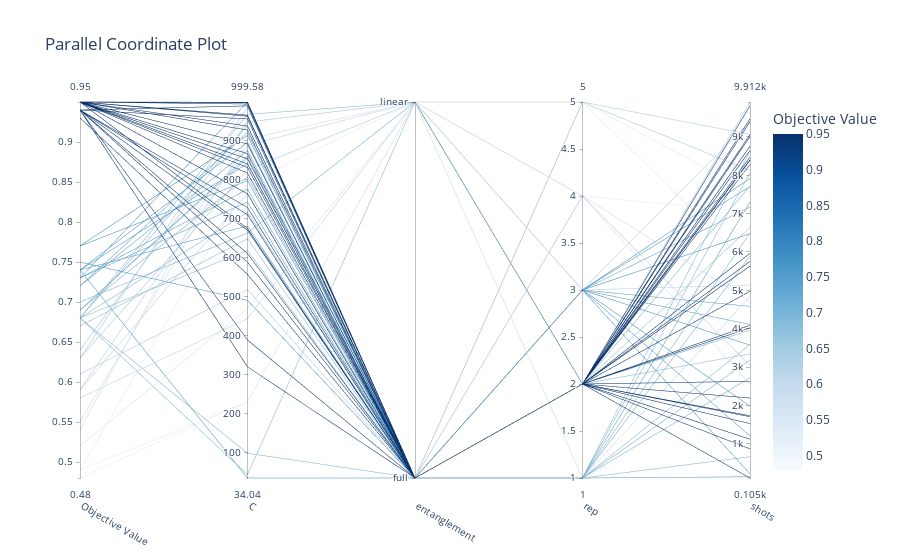

Write notebook code for a chart like this one.
### Markdown cell above
A parallel coordinate plot, a visualization tool for analyzing high-dimensional hyperparameter optimization outcomes, is produced by the plot_parallel_coordinate() function. The plot shows how various hyperparameters relate to the performance metric, or objective value, over the course of several trials. Every line in the figure denotes a trial, and the values of the related hyperparameters are shown by the line's position on the hyperparameter axes.

### Code cell
optuna.visualization.plot_parallel_coordinate(study, params=['rep', 'entanglement', "shots", "C"])

### Figure 1 — Plotly figure (JSON) as saved in the notebook; plotly's stock layout.template omitted (floating-point values rounded to 4 significant figures)
{"data": [{"dimensions": [{"label": "Objective Value", "range": [0.48, 0.95], "values": [0.63, 0.68, 0.49, 0.73, 0.52, 0.75, 0.49, 0.58, 0.48, 0.55, 0.68, 0.74, 0.94, 0.93, 0.94, 0.94, 0.95, 0.74, 0.95, 0.54, 0.69, 0.94, 0.94, 0.94, 0.69, 0.74, 0.94, 0.73, 0.95, 0.68, 0.95, 0.95, 0.95, 0.95, 0.74, 0.68, 0.63, 0.77, 0.59, 0.7, 0.59, 0.94, 0.95, 0.68, 0.72, 0.95, 0.61, 0.64, 0.77, 0.72, 0.94, 0.95, 0.95, 0.95, 0.95, 0.95, 0.69, 0.95, 0.68, 0.67, 0.73]}, {"label": "C", "range": [34.04, 999.6], "values": [986.0, 42.99, 229.0, 742.8, 468.7, 490.4, 791.9, 443.4, 230.8, 904.6, 618.5, 681.5, 610.4, 556.8, 588.3, 319.5, 840.6, 841.8, 937.8, 953.9, 860.5, 728.5, 989.7, 670.2, 807.3, 896.0, 388.3, 775.6, 674.8, 938.7, 998.9, 965.7, 867.0, 994.4, 34.04, 716.3, 825.3, 913.6, 764.7, 663.2, 888.9, 956.2, 997.9, 97.63, 921.3, 831.4, 517.9, 948.0, 797.7, 874.9, 710.1, 853.8, 963.3, 891.8, 763.7, 927.6, 855.5, 816.9, 967.7, 648.5, 999.6]}, {"label": "entanglement", "range": [0, 1], "ticktext": ["full", "linear"], "tickvals": [0, 1], "values": [0, 1, 1, 0, 1, 0, 1, 1, 1, 1, 0, 0, 0, 0, 0, 0, 0, 0, 0, 0, 0, 0, 0, 0, 0, 0, 0, 0, 0, 0, 0, 0, 0, 0, 0, 0, 1, 0, 0, 1, 1, 0, 0, 0, 0, 0, 0, 1, 0, 0, 0, 0, 0, 0, 0, 0, 0, 0, 1, 0, 0]}, {"label": "rep", "range": [1, 5], "values": [5, 2, 5, 3, 4, 3, 5, 3, 4, 1, 1, 3, 2, 2, 2, 2, 2, 1, 2, 4, 1, 2, 2, 2, 1, 3, 2, 3, 2, 1, 2, 2, 2, 2, 3, 1, 2, 3, 4, 2, 3, 2, 2, 1, 3, 2, 5, 2, 3, 1, 2, 2, 2, 2, 2, 2, 1, 2, 2, 1, 3]}, {"label": "shots", "range": [105, 9912], "values": [8120, 3342, 5634, 1200, 2551, 3569, 7576, 9403, 7048, 4835, 659, 213, 105, 2626, 2191, 1525, 1728, 136, 4021, 4710, 5897, 4087, 1703, 865, 3184, 1979, 1117, 4111, 5753, 6499, 8476, 9063, 8407, 5632, 7706, 8630, 9912, 6478, 3037, 3959, 5138, 9009, 9815, 8067, 7174, 9473, 9067, 6640, 7917, 7301, 5965, 8759, 8650, 8390, 9401, 4976, 2719, 8284, 7722, 3587, 4582]}], "labelangle": 30, "labelside": "bottom", "line": {"color": [0.63, 0.68, 0.49, 0.73, 0.52, 0.75, 0.49, 0.58, 0.48, 0.55, 0.68, 0.74, 0.94, 0.93, 0.94, 0.94, 0.95, 0.74, 0.95, 0.54, 0.69, 0.94, 0.94, 0.94, 0.69, 0.74, 0.94, 0.73, 0.95, 0.68, 0.95, 0.95, 0.95, 0.95, 0.74, 0.68, 0.63, 0.77, 0.59, 0.7, 0.59, 0.94, 0.95, 0.68, 0.72, 0.95, 0.61, 0.64, 0.77, 0.72, 0.94, 0.95, 0.95, 0.95, 0.95, 0.95, 0.69, 0.95, 0.68, 0.67, 0.73], "colorbar": {"title": {"text": "Objective Value"}}, "colorscale": [[0, "rgb(247,251,255)"], [0.125, "rgb(222,235,247)"], [0.25, "rgb(198,219,239)"], [0.375, "rgb(158,202,225)"], [0.5, "rgb(107,174,214)"], [0.625, "rgb(66,146,198)"], [0.75, "rgb(33,113,181)"], [0.875, "rgb(8,81,156)"], [1, "rgb(8,48,107)"]], "reversescale": false, "showscale": true}, "type": "parcoords"}], "layout": {"autosize": true, "title": {"text": "Parallel Coordinate Plot"}}}
